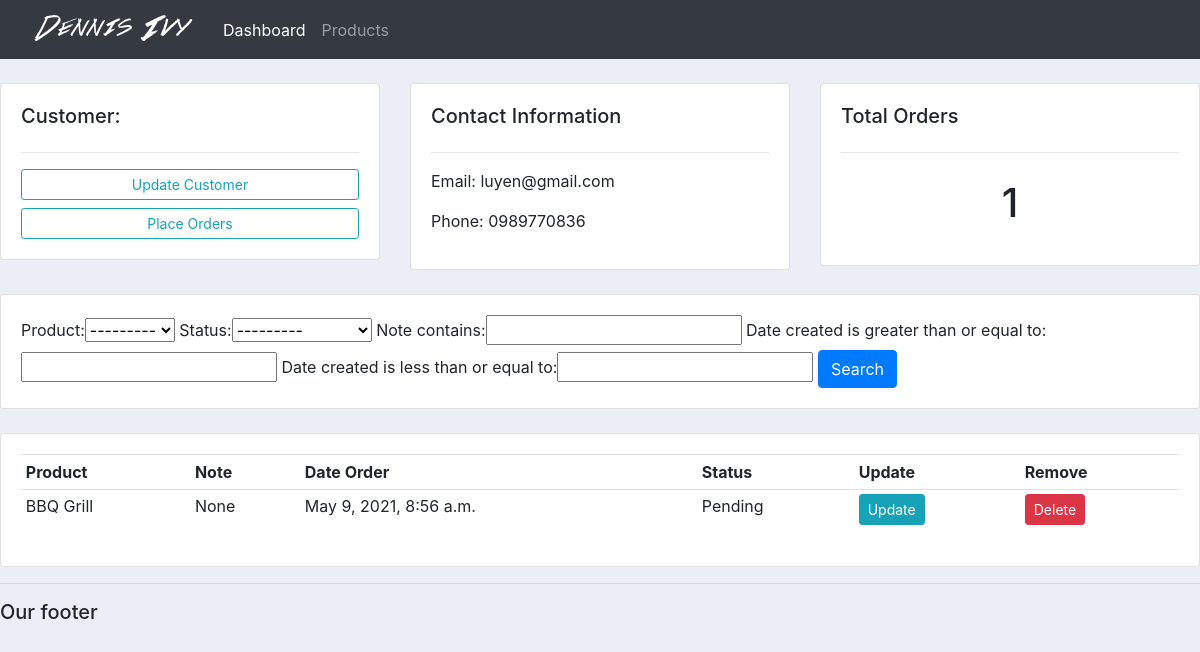
/customer/3/, run on the app's committed database.
### accounts/models.py (models this page shows, shortened)
class Customer(models.Model):
    name = models.CharField(max_length=200, null=True)
    phone = models.CharField(max_length=200, null=True)
    email = models.CharField(max_length=200, null=True)
    date_created = models.DateTimeField(auto_now_add=True, null=True)

class Order(models.Model):
    STATUS = (
        ('Pending', 'Pending'),
        ('Out for delivery', 'Out for delivery'),
        ('Delivered', 'Delivered'),
    )
    customer = models.ForeignKey(Customer, null=True, on_delete=models.SET_NULL)
    product = models.ForeignKey(Product, null=True, on_delete=models.SET_NULL)
    date_created = models.DateTimeField(auto_now_add=True, null=True)
    status = models.CharField(max_length=200, null=True, choices=STATUS)
    note = models.CharField(max_length=200, null=True)

class Product(models.Model):
    CATEGORY = (
        ('Indoor', 'Indoor'),
        ('Out Door', 'Out Door'),
    )
    name = models.CharField(max_length=200, null=True)
    price = models.FloatField(null=True)
    category = models.CharField(max_length=200, null=True, choices=CATEGORY)
    description = models.CharField(max_length=200, null=True, blank=True)
    date_created = models.DateTimeField(null=True)
    tags = models.ManyToManyField(Tag)
    def __str__(self):
        return self.name

### accounts/views.py (the view)
# urls.py: path('customer/<str:pk_test>/', views.customer, name='customer'),
def customer(request, pk_test):
    customer_item = Customer.objects.get(id=pk_test)
    orders = customer_item.order_set.all()
    order_count = orders.count()
    my_filter = OrderFilter(request.GET, queryset=orders)
    orders = my_filter.qs
    context = {'customer': customer_item, 'orders': orders, 'order_count': order_count, 'my_filter': my_filter}
    return render(request, 'accounts/customer.html', context)

### accounts/templates/accounts/customer.html
{% extends 'accounts/main.html' %}
{% block content%}
	<br>
<div class="row">
	<div class="col-md">
		<div class="card card-body">
			<h5>Customer:</h5>
			<hr>
			<a class="btn btn-outline-info  btn-sm btn-block" href="">Update Customer</a>
			<a class="btn btn-outline-info  btn-sm btn-block" href="{% url 'create_order' customer.id %}">Place Orders</a>
		</div>
	</div>
	<div class="col-md">
		<div class="card card-body">
			<h5>Contact Information</h5>
			<hr>
			<p>Email: {{customer.email}}</p>
			<p>Phone: {{customer.phone}}</p>
		</div>
	</div>
	<div class="col-md">
		<div class="card card-body">
			<h5>Total Orders</h5>
			<hr>
			<h1 style="text-align: center;padding: 10px"> {{order_count}}</h1>
		</div>
	</div>
</div>
<br>
<div class="row">
	<div class="col">
		<div class="card card-body">
			<form method="get">
				{{my_filter.form}}
		    <button class="btn btn-primary" type="submit">Search</button>
		  </form>
		</div>
	</div>
</div>
<br>
<div class="row">
	<div class="col-md">
		<div class="card card-body">
			<table class="table table-sm">
				<tr>
					<th>Product</th>
					<th>Note</th>
					<th>Date Order</th>
					<th>Status</th>
					<th>Update</th>
					<th>Remove</th>
				</tr>
				{% for order in orders %}
                <tr>
                    <td> {{order.product}}</td>
                    <td> {{order.note }}</td>
                    <td> {{order.date_created}}</td>
                    <td> {{order.status}}</td>
                    <td> <a class="btn btn-sm btn-info" href="{% url 'update_order' order.id %}">Update</a></td>
                    <td> <a class="btn btn-sm btn-danger" href="{% url 'delete_order' order.id %}">Delete</a></td>
                </tr>
                {% endfor %}
			</table>
		</div>
	</div>
</div>
{% endblock %}

### static/css/main.css (style rules this page uses)
body { background-color: #ebeff5; }

### data on the page
Customer: email "luyen@gmail.com", phone "0989770836"
Order: product "BBQ Grill", note "None", date_created "May 9, 2021, 8:56 a.m.", status "Pending"

### other printed values
{{ order_count }} "1"
